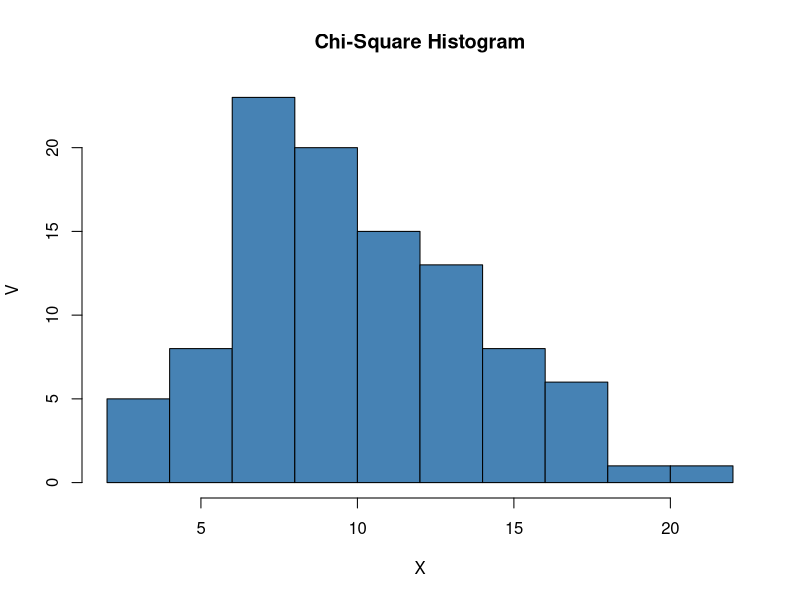

R code for this plot:
# Nomor 4.a fungsi probabilitas dari distribusi Chi-Square

x = 2
v = 10 

dchisq(x,v)


# Nomor 4.b Histogram dari distribusi Chi-Square dengan 100 data random

n = 100
v = 10

hist(rchisq(n, v), main = "Chi-Square Histogram", col = "steelblue", xlab = "X", ylab = "V")


# Nomor 4.c rataan dan variansi dari distribusi Chi-Square
# rataan E(x) = v
# varian Var(x) = 2v

v = 10
E = v
Var = 2 * v

